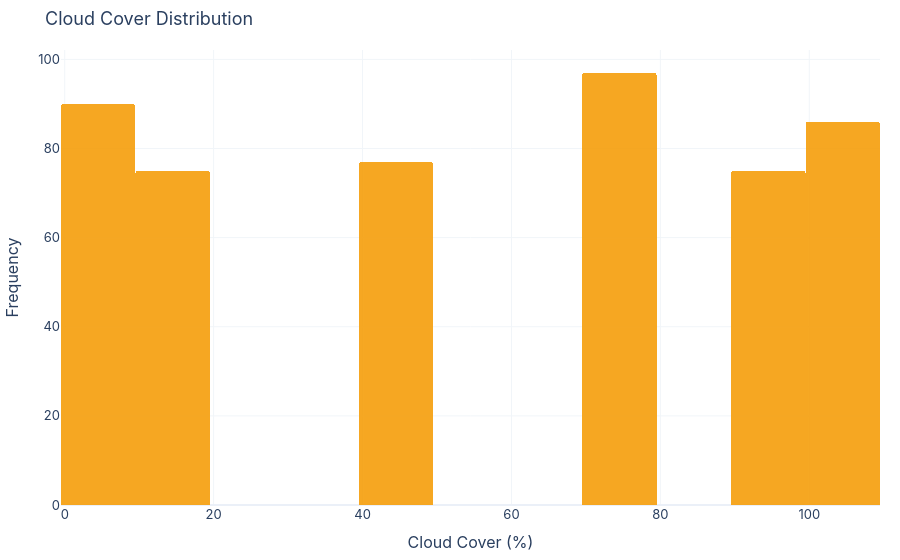

The notebook cell this image was saved under:
### Markdown cell above
## 5. Cloud Cover Distribution

The estimated cloud cover percentage (derived from sky condition categories)
provides a continuous proxy for cloud abundance.

### Code cell
fig = plot_cloud_cover_histogram(df)
fig.show()

### Figure 1 — Plotly figure (JSON) as saved in the notebook; plotly's stock layout.template omitted (floating-point values rounded to 4 significant figures; data arrays with more than 128 entries replaced by an {"elided": "..."} marker saying what was removed)
{"data": [{"bingroup": "x", "hovertemplate": "Cloud Cover (%)=%{x}<br>count=%{y}<extra></extra>", "legendgroup": "", "marker": {"color": "#f59e0b", "cornerradius": 3, "line": {"width": 0}, "pattern": {"shape": ""}}, "name": "", "nbinsx": 20, "opacity": 0.9, "orientation": "v", "showlegend": false, "type": "histogram", "x": {"elided": "500 float values"}, "xaxis": "x", "yaxis": "y"}], "layout": {"barmode": "relative", "font": {"family": "Inter, -apple-system, sans-serif", "size": 13}, "legend": {"tracegroupgap": 0}, "margin": {"b": 40, "l": 40, "r": 20, "t": 50}, "paper_bgcolor": "rgba(0,0,0,0)", "plot_bgcolor": "rgba(0,0,0,0)", "title": {"text": "Cloud Cover Distribution"}, "xaxis": {"anchor": "y", "domain": [0.0, 1.0], "gridcolor": "#f1f5f9", "title": {"text": "Cloud Cover (%)"}}, "yaxis": {"anchor": "x", "domain": [0.0, 1.0], "gridcolor": "#f1f5f9", "title": {"text": "Frequency"}}}}
